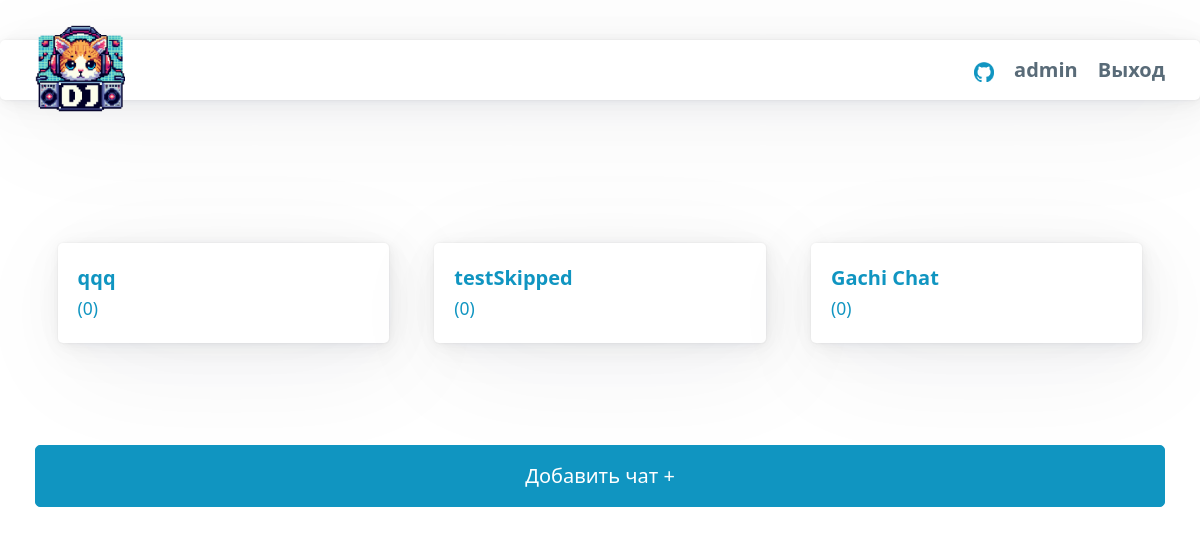
Before: /chats/ (signed in) with the older database file.
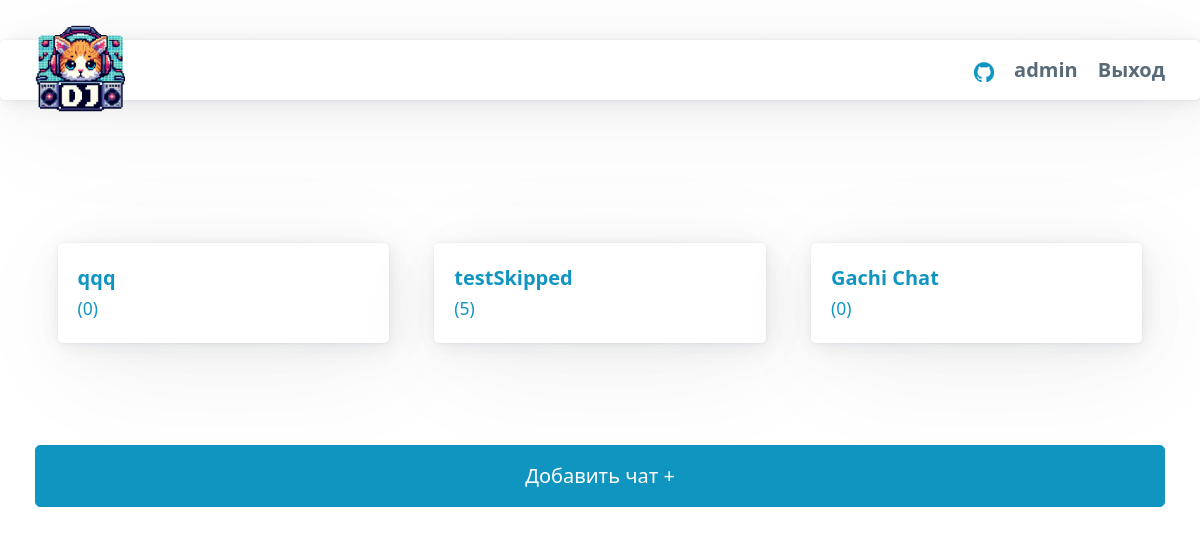
After: the same page with the newer database file.
### chats/models.py (models this page shows, shortened)
class SkippedMessage(models.Model):
    user = models.ForeignKey(User, on_delete=models.CASCADE)
    chat = models.ForeignKey(Chat, on_delete=models.CASCADE)
    count = models.IntegerField(default=1)

### chats/views.py (the view)
# urls.py: path('chats/', views.chat_list, name='chat_list'),
@login_required
def chat_list(request):
    chats = Chat.objects.filter(participants=request.user)
    UserModel = get_user_model()
    all_users = UserModel.objects.all()
    skipped_messages = SkippedMessage.objects.filter(user=request.user)
    return render(request, 'chats/chat_list.html', {'chats': chats, 'username': request.user.username, 'all_users' : all_users, 'skipped_messages' : skipped_messages})

### templates/chats/chat_list.html (shortened to what this page needs)
{% extends 'base.html' %}
{% block content %}
    <div style="display: flex; flex-wrap: wrap;">
        {% for chat in chats %}
        <div id="chat-{{ chat.pk }}" style="flex: 1 0 30%; margin: 1%; padding: 1%; width: 70px;">
            <article>
                <strong>
                <a href="{% url 'chat_detail' pk=chat.pk %}" class="list-group-item list-group-item-action">
                    {{ chat.name }}
                </a>
                </strong>
                <br>
                <small class="new-message-count" style="color:#1095C1">{% for skipped in skipped_messages %}{% if skipped.chat == chat %}{{ skipped.count }}{% endif %}{% endfor %}</small>
            </article>
        </div>
        {% endfor %}
        <button id="create-chat-button" class="list-group-item list-group-item-action" data-target="chat-modal" onclick="toggleModal(event)">Добавить чат +</button>
    </div>
{% endblock %}

Changed rows visible on the page:
changed SkippedMessage (number 2 of 3 on the later page): count "(0)" → "(5)"
